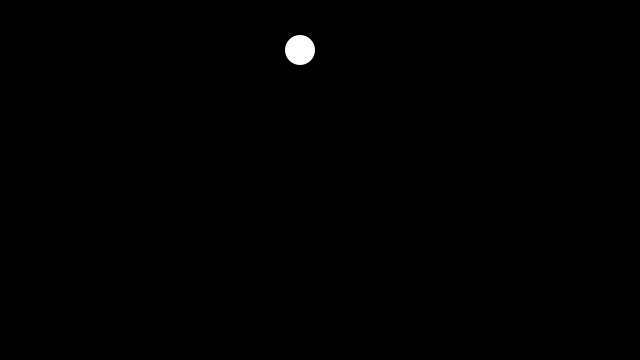
Frame 1 (no input)
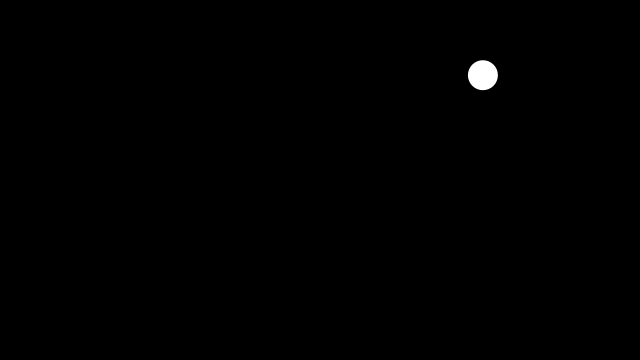
Frame 60 (the mouse pressed at the canvas centre just before this capture)
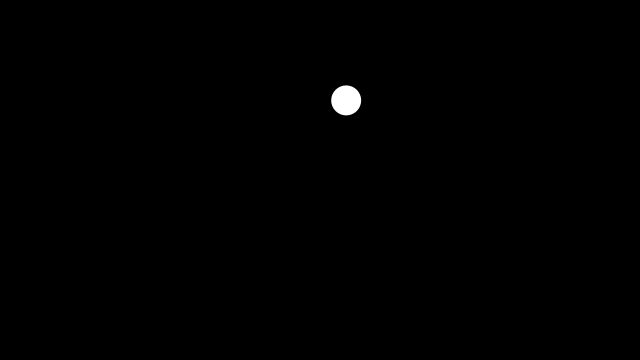
Frame 120 (the mouse held since frame 60 and released just before this capture)

The Processing sketch that drew these frames (run headless with seeded random() and noise(); from frame 60 on, the mouse is pressed at the canvas centre):

// Processing sketch: bounce
// ── bounce.pde
float locationX = 300;
float locationY = 50;
float vy = 0;
float vx = 0.1;
float gravity = 0.6;
float bounce = -1.5;
int var;


void setup() 
{
  size(640, 360);
  smooth();
  noStroke();
}
void draw() 
{
  background(0);
  ellipse(locationX, locationY, 30, 30);

  vy += gravity;
  locationY += vy;
  if (locationY > height)
  {
    vy = vy*(bounce/1.5);
  }




  if (locationX >=300) {
    vx += .1;
    locationX += vx;
  }
  if (locationX<300) {
    vx -= .1;
    locationX += vx;
  }
  if(locationX < 0 || locationX > width){
   // vx*= -0.9;
    vx*=(bounce/1.6);
    
  }



  if (locationX > width) {
    vx = vx-2;
  }
  if (locationX < 0) {
    vx = vx +2;
  }
}
